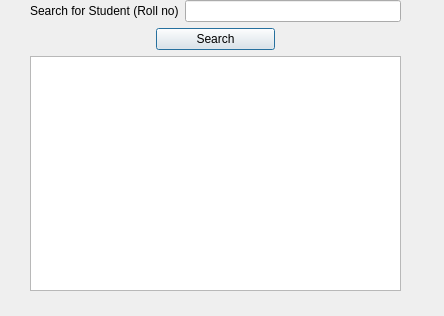
<?xml version="1.0" encoding="UTF-8"?>
<ui version="4.0">
 <class>Search_report</class>
 <widget class="QDialog" name="Search_report">
  <property name="geometry">
   <rect>
    <x>0</x>
    <y>0</y>
    <width>444</width>
    <height>316</height>
   </rect>
  </property>
  <property name="windowTitle">
   <string>Dialog</string>
  </property>
  <widget class="QWidget" name="">
   <property name="geometry">
    <rect>
     <x>30</x>
     <y>0</y>
     <width>371</width>
     <height>291</height>
    </rect>
   </property>
   <layout class="QVBoxLayout" name="verticalLayout_2">
    <item>
     <layout class="QVBoxLayout" name="verticalLayout">
      <item>
       <layout class="QHBoxLayout" name="horizontalLayout">
        <item>
         <widget class="QLabel" name="label">
          <property name="text">
           <string>Search for Student (Roll no)</string>
          </property>
         </widget>
        </item>
        <item>
         <widget class="QLineEdit" name="lineEdit_rollno"/>
        </item>
       </layout>
      </item>
      <item>
       <layout class="QHBoxLayout" name="horizontalLayout_2">
        <item>
         <widget class="QLabel" name="label_2">
          <property name="text">
           <string/>
          </property>
         </widget>
        </item>
        <item>
         <widget class="QPushButton" name="pushButton">
          <property name="text">
           <string>Search</string>
          </property>
         </widget>
        </item>
        <item>
         <widget class="QLabel" name="label_3">
          <property name="text">
           <string/>
          </property>
         </widget>
        </item>
       </layout>
      </item>
     </layout>
    </item>
    <item>
     <widget class="QTextEdit" name="txt_info"/>
    </item>
   </layout>
  </widget>
 </widget>
 <resources/>
 <connections/>
</ui>
